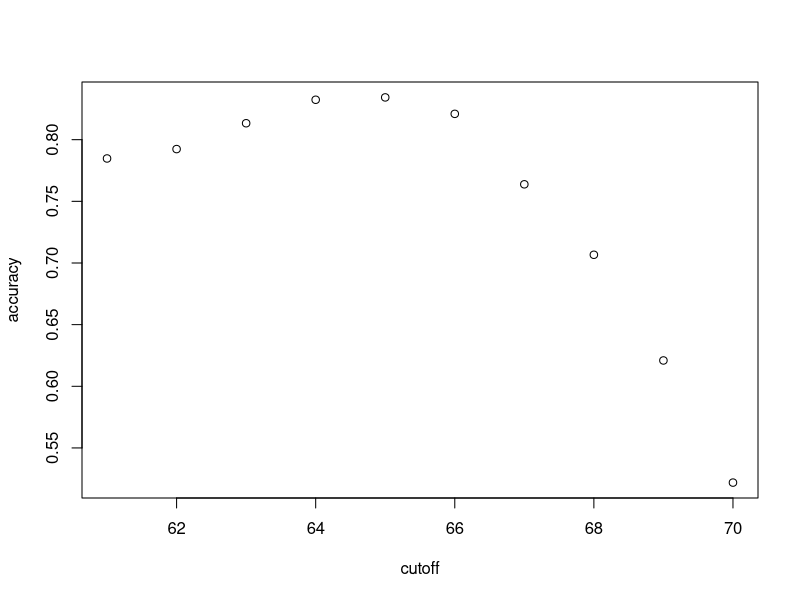

Source code (R): (Note: this script raises an error after producing the figure.)
library(tidyverse)

# ---------------------------------------------------------------------------
# Introduction to Machine Learning   
# ---------------------------------------------------------------------------

# Notation
# An Example

# ---------------------------------------------------------------------------
# Machine Learning Basics - Basics of Evaluating Machine Learning Algorithms  
# ---------------------------------------------------------------------------

# -- Caret package, training and test sets, and overall accuracy


# first example, we will use the heights data set in the ds labs package
library(dslabs)
data(heights)

# We start by defining the outcome and predictors. In this example, we have only one predictor.
y <- heights$sex
x <- heights$height

library(caret)
set.seed(2)
test_index <- createDataPartition(y,  times = 1, p = 0.5, list = FALSE)

# We can use this index to define the training set and test set 

train_set <- heights[-test_index,]
test_set <- heights[test_index,]

# develop an algorithm using only the training set. Let's start by developing the simplest  
# possible machine learning algorithm-- guessing the outcome

y_hat <- sample(c("Male", "Female"), length(test_index), replace = TRUE)

# In machine learning applications, it is useful to use factors to represent the 
# categorical outcomes.

y_hat <- sample(c("Male", "Female"), length(test_index), replace = TRUE) %>% 
         factor(levels = levels(test_set$sex))

# The overall accuracy is simply defined as the overall proportion that is 
# predicted correctly

mean(y_hat == test_set$sex)

# Not surprisingly, our accuracy is about 50%-- we're guessing.Now, can we do better?
# Exploratory data as it suggests we can because on average, males are slightly taller 
# than females.

heights %>% group_by(sex) %>% summarize(mean(height), sd(height))

# But how do we make use of this insight? Let's try a simple approach.

y_hat <- ifelse(x > 62, "Male", "Female") %>% factor(levels = levels(test_set$sex))

mean(y == y_hat)

# we use the cutoff of 62 inches, but we can examine the accuracy obtained for other 
# cutoffs and then take the value that provides the best result

# it is important that we pick the best value on the training set. The test set is 
# only for evaluation

# We examined the accuracy we obtain with 10 different cutoffs and pick the one 
# yielding the best result

library(tidyverse)

cutoff <- seq(61,70)

accuracy <- map_dbl(cutoff, function(x){
          y_hat <- ifelse(train_set$height > x, "Male", "Female") %>%
          factor(levels = levels(test_set$sex))   
          mean(y_hat == train_set$sex)
})

max(accuracy)

plot(cutoff, accuracy)

best_cutoff <- cutoff[which.max(accuracy)]
best_cutoff

# Now, we can test this cut off on our test set to make sure accuracy is
# not overly optimistic.

y_hat <- ifelse(test_set$height > best_cutoff, "Male", "Female") %>%
         factor(levels = levels(test_set$sex))   

y_hat <- factor(y_hat)

mean(y_hat == test_set$sex)

# We see that is a bit lower than the accuracy observed on the training set, 
# but it's still better than guessing.
# And by testing on a data that we did not train on, we know it is not due to overfitting.


# ----------------- Comprehension Check: Basics of Evaluating Machine Learning Algorithms

library(dslabs)

mnist <- read_mnist()

str(mnist)

y <- mnist$train$labels

y[5] + y[6]
y[5] > y[6]



# -------------- Confusion Matrix

# Generally speaking, overall accuracy can be a deceptive measure
# To see this, we'll start by constructing what is referred to as the confusion matrix

table(predicted=y_hat, actual = test_set$sex)

# If we compute the accuracy separately for each sex, we get the following
test_set %>% mutate(y_hat = y_hat) %>% group_by(sex) %>% 
            summarize(accuracy = mean(y_hat == sex))

# In fact, we're calling close to half females males.This is because of the prevalence. 
# There are more males in the data sets than females 

prev <- mean (y == "Male")
prev

# So when computing overall accuracy, the high percentage of mistakes made for females is 
# outweighted by the gains in correct calls for men.

# A general improvement to using over accuracy is to study sensitivity and specificity 
# separately. To define sensitivity and specificity, we need a binary outcome

library(e1071)
confusionMatrix(data = y_hat, reference = test_set$sex)


#-------------- Balanced accuracy and F1 score

# The F_meas function in the cara package computes the summary with beta defaulting 
# to one.
# So let's rebuild our prediction algorithm, but this time maximizing the F score 
# instead of overall accuracy.

library(tidyverse)

cutoff <- seq(61,70)

F_1 <- map_dbl(cutoff, function(x){
  y_hat <- ifelse(train_set$height > x, "Male", "Female") %>%
    factor(levels = levels(test_set$sex))   
  F_meas(data = y_hat, reference = factor(train_set$sex))
})

plot(cutoff, F_1)

max(F_1)

best_cutoff <- cutoff[which.max(F_1)]
best_cutoff

# A cutoff of 66 inches makes much more sense than 64
# Furthermore, it balances the specificity and sensitivity of our confusion matrix 
# as seen here.
y_hat <- ifelse(test_set$height > best_cutoff, "Male", "Female") %>%
  factor(levels = levels(test_set$sex))   

confusionMatrix(data = y_hat, reference = test_set$sex)



# ----- Prevalence matters in practice




# ---- Comprehension Check: Confusion Matrix
library(dslabs)
library(dplyr)
library(lubridate)

data("reported_heights")

dat <- mutate(reported_heights, date_time = ymd_hms(time_stamp)) %>%
  filter(date_time >= make_date(2016, 01, 25) & date_time < make_date(2016, 02, 1)) %>%
  mutate(type = ifelse(day(date_time) == 25 & hour(date_time) == 8 & between(minute(date_time), 15, 30), "inclass","online")) %>%
  select(sex, type)

y <- factor(dat$sex, c("Female", "Male"))
x <- dat$type

# Q1
# What is the propotion of females in class and online? (That is, calculate the 
# proportion of the in class students who are female and the proportion of the online 
# students who are female.)

dat %>% group_by(type) %>% summarize(prop_female = mean(sex == "Female"))

# Q2
# If you used the type variable to predict sex, what would the prediction accuracy be?


# --- If I used train and test set.....

library(caret)
set.seed(2)
test_index <- createDataPartition(y,  times = 1, p = 0.5, list = FALSE)

# We can use this index to define the training set and test set 

train_set <- dat[-test_index,]
test_set <- dat[test_index,]

# --- But I won't. Let's simulate the prediction using the type

y_hat <- ifelse(x == "inclass", "Female", "Male") %>%
         factor(levels = levels(y))   

mean(y_hat == y)

# ANSWER
y_hat <- ifelse(x == "online", "Male", "Female") %>% 
  factor(levels = levels(y))
mean(y_hat==y)


# Q3
# Write a line of code using the table function to show the confusion matrix, assuming 
# the prediction is y_hat and the truth is y.
table(prediction = y_hat, actual = y)

# Q4
# What is the sensitivity of this prediction?

confusionMatrix(data = y_hat, reference = y)

# ----- Comprehension Check: Practice with Machine Learning
library(tidyverse)

# We will practice building a machine learning algorithm using a new dataset, iris, 
# that provides multiple predictors for us to use to train. To start, we will remove 
# the setosa species and we will focus on the versicolor and virginica iris species 
# using the following code:
  
library(caret)
data(iris)
iris <- iris[-which(iris$Species=='setosa'),]
y <- iris$Species

# Q1
# First let us create an even split of the data into train and test partitions using 
# createDataPartition. The code with a missing line is given below:

set.seed(2)
# line of code
test_index <- createDataPartition(y,  times = 1, p = 0.5, list = FALSE)

test <- iris[test_index,]
train <- iris[-test_index,]

# Answer
# Correct: Good choice! The createDataPartition function has a number of parameters that 
# allow the user to specify a test/training partition by the percentage of data that goes
# to training. See the associated help file.

# Q2
# Next we will figure out the singular feature in the dataset that yields the greatest 
# overall accuracy. You can use the code from the introduction and from Q1 to start your
# analysis.
# Using only the train iris data set, which of the following is the singular feature for 
# which a smart cutoff (simple search) yields the greatest overall accuracy?

train %>% group_by(Species) %>% summarize(mean(Sepal.Length), sd(Sepal.Length))
train %>% group_by(Species) %>% summarize(mean(Sepal.Width), sd(Sepal.Width))
train %>% group_by(Species) %>% summarize(mean(Petal.Length), sd(Petal.Length))
train %>% group_by(Species) %>% summarize(mean(Petal.Width), sd(Petal.Width))

# Petal.Length has the greater mean difference between the two Species and the greater 
# standard deviation difference


# Explanation
# This sample code can be used to determine that Petal.Length is the most accurate singular
# feature.

foo <- function(x){
  rangedValues <- seq(range(x)[1],range(x)[2],by=0.1)
  sapply(rangedValues,function(i){
    y_hat <- ifelse(x>i,'virginica','versicolor')
    mean(y_hat==train$Species)
  })
}
predictions <- apply(train[,-5],2,foo)
sapply(predictions,max)	

# Q3
# Using the smart cutoff value calculated on the training data, what is the overall 
# accuracy in the test data?


cutoff <- seq(4.0, 6.0, by = 0.1)

F_1 <- map_dbl(cutoff, function(x){
  y_hat <- ifelse(train$Petal.Length > x, "virginica", "versicolor") %>%
    factor(levels = levels(test$Species))   
  
  y_hat <- factor(test$Species)
  
  F_meas(data = y_hat, reference = factor(test$Species))
})

# Checking  "Error in F_meas.default(data = y_hat, reference = factor(y)) : 
#           input data must have the same two levels 
length(levels(factor(test$Species)))
length(levels(y_hat))
length(levels(y))

plot(cutoff, F_1)

max(F_1)

best_cutoff <- cutoff[which.max(F_1)]
best_cutoff

# chutando o best cutoff
y_hat <- ifelse(train$Petal.Length > 4.8, "virginica", "versicolor") %>%
  factor(levels = levels(test$Species))  

mean(y_hat == train$Species)  

confusionMatrix(data = y_hat, reference = test$Species)

# Checking in the test data
y_hat <- ifelse(test$Petal.Length > 4.8, "virginica", "versicolor") %>%
  factor(levels = levels(test$Species))  

mean(y_hat == test$Species)  

confusionMatrix(data = y_hat, reference = test$Species)

# Explanation
# The code below can be used to calculate the overall accuracy:
  
predictions <- foo(train[,3])
rangedValues <- seq(range(train[,3])[1],range(train[,3])[2],by=0.1)
cutoffs <-rangedValues[which(predictions==max(predictions))]

y_hat <- ifelse(test[,3]>cutoffs[1],'virginica','versicolor')
mean(y_hat==test$Species)

# ----------- Q4
# Notice that we had an overall accuracy greater than 96% in the training data, but 
# the overall accuracy was lower in the test data. This can happen often if we overtrain. 
# In fact, it could be the case that a single feature is not the best choice. For example,
# a combination of features might be optimal. Using a single feature and optimizing the 
# cutoff as we did on our training data can lead to overfitting.

# Given that we know the test data, we can treat it like we did our training data to see 
# if the same feature with a different cutoff will optimize our predictions.

# Which feature best optimizes our overall accuracy?

# using  the explannation of the Q2

foo <- function(x){
  rangedValues <- seq(range(x)[1],range(x)[2],by=0.1)
  sapply(rangedValues,function(i){
    y_hat <- ifelse(x>i,'virginica','versicolor')
    mean(y_hat==test$Species)
  })
}
predictions <- apply(test[,-5],2,foo)
sapply(predictions,max)	

# ==>  Petal.Width

# comparing mean e sd of the predictors
test %>% group_by(Species) %>% summarize(mean(Sepal.Length), sd(Sepal.Length))
test %>% group_by(Species) %>% summarize(mean(Sepal.Width), sd(Sepal.Width))
test %>% group_by(Species) %>% summarize(mean(Petal.Length), sd(Petal.Length))
test %>% group_by(Species) %>% summarize(mean(Petal.Width), sd(Petal.Width))

# Q5
# Now we will perform some exploratory data analysis on the data.
# Notice that Petal.Length and Petal.Width in combination could potentially be more 
# information than either feature alone.

# Optimize the combination of the cutoffs for Petal.Length and Petal.Width in the train 
# data and report the overall accuracy when applied to the test dataset. For simplicity, 
# create a rule that if either the length OR the width is greater than the length cutoff 
# or the width cutoff then virginica or versicolor is called. (Note, the F1 will be 
# similarly high in this example.)

# What is the overall accuracy for the test data now?

# cutoffs for Petal.Length
predictions_1 <- foo(train[,3])
rangedValues_1 <- seq(range(train[,3])[1],range(train[,3])[2],by=0.1)
cutoffs_1 <-rangedValues_1[which(predictions_1==max(predictions_1))]

# cutoffs for Petal.Width
predictions_2 <- foo(train[,4])
rangedValues_2 <- seq(range(train[,4])[1],range(train[,4])[2],by=0.1)
cutoffs_2 <-rangedValues_2[which(predictions_2==max(predictions_2))]

y_hat <- ifelse(test[,3]>cutoffs_1[1],'virginica','versicolor')

y_hat <- ifelse(test[,4]>cutoffs_2[1],'virginica','versicolor')

y_hat <- ifelse(test[,3]>cutoffs_1[1] & test[,4]>cutoffs_2[1],'virginica','versicolor')

mean(y_hat==test$Species)

# Explanation
# The following code can be used to calculate this overall accuracy:
  
library(caret)
data(iris)
iris <- iris[-which(iris$Species=='setosa'),]
y <- iris$Species

plot(iris,pch=21,bg=iris$Species)

set.seed(2)
test_index <- createDataPartition(y,times=1,p=0.5,list=FALSE)
test <- iris[test_index,]
train <- iris[-test_index,]

petalLengthRange <- seq(range(train[,3])[1],range(train[,3])[2],by=0.1)
petalWidthRange <- seq(range(train[,4])[1],range(train[,4])[2],by=0.1)
cutoffs <- expand.grid(petalLengthRange,petalWidthRange)

id <- sapply(seq(nrow(cutoffs)),function(i){
  y_hat <- ifelse(train[,3]>cutoffs[i,1] | train[,4]>cutoffs[i,2],'virginica','versicolor')
  mean(y_hat==train$Species)
}) %>% which.max

optimalCutoff <- cutoffs[id,] %>% as.numeric
y_hat <- ifelse(test[,3]>optimalCutoff[1] & test[,4]>optimalCutoff[2],'virginica','versicolor')
mean(y_hat==test$Species)


# ========== Comprehension Check: Conditional Probabilities Review

set.seed(1)
disease <- sample(c(0,1), size=1e6, replace=TRUE, prob=c(0.98,0.02))
test <- rep(NA, 1e6)
test[disease==0] <- sample(c(0,1), size=sum(disease==0), replace=TRUE, prob=c(0.90,0.10))
test[disease==1] <- sample(c(0,1), size=sum(disease==1), replace=TRUE, prob=c(0.15, 0.85))

# Q2
# What is the probability that a test is positive?
mean(test)

# Q3
# What is the probability that an individual has the disease if the test is negative?
mean(disease[test==0])

# Q4
# What is the probability that you have the disease if the test is positive?
#  Remember: calculate the conditional probability the disease is positive assuming a 
#  positive test.
mean(disease[test==1])

# Explanation
# The probability of having the disease given a positive test can be calculated using 
# mean(disease[test==1]==1)
mean(disease[test==1]==1)

# Q5
# If the test is positive, what is the relative risk of having the disease?
# First calculate the probability of having the disease given a positive test, then 
# normalize it against the disease prevalence.  

# Explanation
# The relative risk can be calculated using mean(disease[test==1]==1)/mean(disease==1)
mean(disease[test==1]==1)/mean(disease==1)
